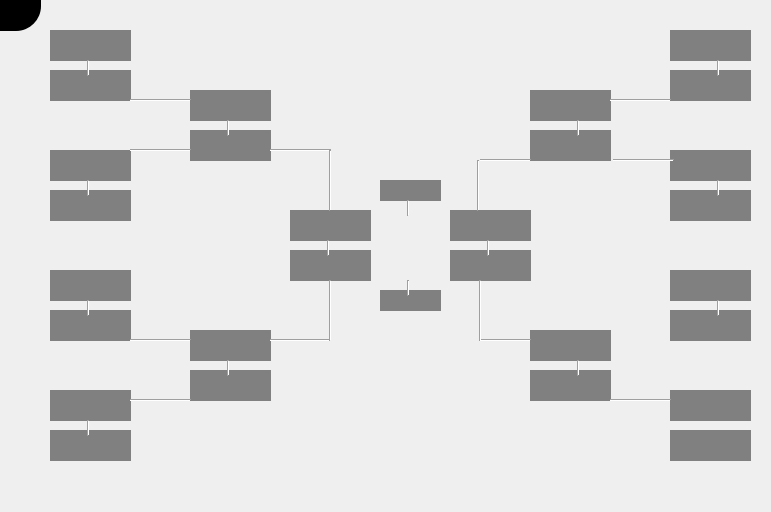
<?xml version="1.0" encoding="UTF-8"?>
<ui version="4.0">
 <class>Form</class>
 <widget class="QWidget" name="Form">
  <property name="geometry">
   <rect>
    <x>0</x>
    <y>0</y>
    <width>771</width>
    <height>512</height>
   </rect>
  </property>
  <property name="windowTitle">
   <string>Form</string>
  </property>
  <widget class="QLabel" name="label">
   <property name="geometry">
    <rect>
     <x>50</x>
     <y>30</y>
     <width>81</width>
     <height>31</height>
    </rect>
   </property>
   <property name="styleSheet">
    <string notr="true">background-color:gray;</string>
   </property>
   <property name="text">
    <string/>
   </property>
  </widget>
  <widget class="QLabel" name="label_2">
   <property name="geometry">
    <rect>
     <x>50</x>
     <y>150</y>
     <width>81</width>
     <height>31</height>
    </rect>
   </property>
   <property name="styleSheet">
    <string notr="true">background-color:gray;</string>
   </property>
   <property name="text">
    <string/>
   </property>
  </widget>
  <widget class="QLabel" name="label_3">
   <property name="geometry">
    <rect>
     <x>50</x>
     <y>190</y>
     <width>81</width>
     <height>31</height>
    </rect>
   </property>
   <property name="styleSheet">
    <string notr="true">background-color:gray;</string>
   </property>
   <property name="text">
    <string/>
   </property>
  </widget>
  <widget class="QLabel" name="label_4">
   <property name="geometry">
    <rect>
     <x>50</x>
     <y>70</y>
     <width>81</width>
     <height>31</height>
    </rect>
   </property>
   <property name="styleSheet">
    <string notr="true">background-color:gray;</string>
   </property>
   <property name="text">
    <string/>
   </property>
  </widget>
  <widget class="QLabel" name="label_5">
   <property name="geometry">
    <rect>
     <x>50</x>
     <y>310</y>
     <width>81</width>
     <height>31</height>
    </rect>
   </property>
   <property name="styleSheet">
    <string notr="true">background-color:gray;</string>
   </property>
   <property name="text">
    <string/>
   </property>
  </widget>
  <widget class="QLabel" name="label_6">
   <property name="geometry">
    <rect>
     <x>50</x>
     <y>270</y>
     <width>81</width>
     <height>31</height>
    </rect>
   </property>
   <property name="styleSheet">
    <string notr="true">background-color:gray;</string>
   </property>
   <property name="text">
    <string/>
   </property>
  </widget>
  <widget class="QLabel" name="label_7">
   <property name="geometry">
    <rect>
     <x>50</x>
     <y>430</y>
     <width>81</width>
     <height>31</height>
    </rect>
   </property>
   <property name="styleSheet">
    <string notr="true">background-color:gray;</string>
   </property>
   <property name="text">
    <string/>
   </property>
  </widget>
  <widget class="QLabel" name="label_8">
   <property name="geometry">
    <rect>
     <x>50</x>
     <y>390</y>
     <width>81</width>
     <height>31</height>
    </rect>
   </property>
   <property name="styleSheet">
    <string notr="true">background-color:gray;</string>
   </property>
   <property name="text">
    <string/>
   </property>
  </widget>
  <widget class="QLabel" name="label_9">
   <property name="geometry">
    <rect>
     <x>670</x>
     <y>430</y>
     <width>81</width>
     <height>31</height>
    </rect>
   </property>
   <property name="styleSheet">
    <string notr="true">background-color:gray;</string>
   </property>
   <property name="text">
    <string/>
   </property>
  </widget>
  <widget class="QLabel" name="label_10">
   <property name="geometry">
    <rect>
     <x>670</x>
     <y>390</y>
     <width>81</width>
     <height>31</height>
    </rect>
   </property>
   <property name="styleSheet">
    <string notr="true">background-color:gray;</string>
   </property>
   <property name="text">
    <string/>
   </property>
  </widget>
  <widget class="QLabel" name="label_11">
   <property name="geometry">
    <rect>
     <x>670</x>
     <y>70</y>
     <width>81</width>
     <height>31</height>
    </rect>
   </property>
   <property name="styleSheet">
    <string notr="true">background-color:gray;</string>
   </property>
   <property name="text">
    <string/>
   </property>
  </widget>
  <widget class="QLabel" name="label_12">
   <property name="geometry">
    <rect>
     <x>670</x>
     <y>150</y>
     <width>81</width>
     <height>31</height>
    </rect>
   </property>
   <property name="styleSheet">
    <string notr="true">background-color:gray;</string>
   </property>
   <property name="text">
    <string/>
   </property>
  </widget>
  <widget class="QLabel" name="label_13">
   <property name="geometry">
    <rect>
     <x>670</x>
     <y>310</y>
     <width>81</width>
     <height>31</height>
    </rect>
   </property>
   <property name="styleSheet">
    <string notr="true">background-color:gray;</string>
   </property>
   <property name="text">
    <string/>
   </property>
  </widget>
  <widget class="QLabel" name="label_14">
   <property name="geometry">
    <rect>
     <x>670</x>
     <y>270</y>
     <width>81</width>
     <height>31</height>
    </rect>
   </property>
   <property name="styleSheet">
    <string notr="true">background-color:gray;</string>
   </property>
   <property name="text">
    <string/>
   </property>
  </widget>
  <widget class="QLabel" name="label_15">
   <property name="geometry">
    <rect>
     <x>670</x>
     <y>30</y>
     <width>81</width>
     <height>31</height>
    </rect>
   </property>
   <property name="styleSheet">
    <string notr="true">background-color:gray;</string>
   </property>
   <property name="text">
    <string/>
   </property>
  </widget>
  <widget class="QLabel" name="label_16">
   <property name="geometry">
    <rect>
     <x>670</x>
     <y>190</y>
     <width>81</width>
     <height>31</height>
    </rect>
   </property>
   <property name="styleSheet">
    <string notr="true">background-color:gray;</string>
   </property>
   <property name="text">
    <string/>
   </property>
  </widget>
  <widget class="QLabel" name="label_17">
   <property name="geometry">
    <rect>
     <x>190</x>
     <y>90</y>
     <width>81</width>
     <height>31</height>
    </rect>
   </property>
   <property name="styleSheet">
    <string notr="true">background-color:gray;</string>
   </property>
   <property name="text">
    <string/>
   </property>
  </widget>
  <widget class="QLabel" name="label_18">
   <property name="geometry">
    <rect>
     <x>190</x>
     <y>130</y>
     <width>81</width>
     <height>31</height>
    </rect>
   </property>
   <property name="styleSheet">
    <string notr="true">background-color:gray;</string>
   </property>
   <property name="text">
    <string/>
   </property>
  </widget>
  <widget class="QLabel" name="label_19">
   <property name="geometry">
    <rect>
     <x>190</x>
     <y>370</y>
     <width>81</width>
     <height>31</height>
    </rect>
   </property>
   <property name="styleSheet">
    <string notr="true">background-color:gray;</string>
   </property>
   <property name="text">
    <string/>
   </property>
  </widget>
  <widget class="QLabel" name="label_20">
   <property name="geometry">
    <rect>
     <x>190</x>
     <y>330</y>
     <width>81</width>
     <height>31</height>
    </rect>
   </property>
   <property name="styleSheet">
    <string notr="true">background-color:gray;</string>
   </property>
   <property name="text">
    <string/>
   </property>
  </widget>
  <widget class="QLabel" name="label_21">
   <property name="geometry">
    <rect>
     <x>530</x>
     <y>370</y>
     <width>81</width>
     <height>31</height>
    </rect>
   </property>
   <property name="styleSheet">
    <string notr="true">background-color:gray;</string>
   </property>
   <property name="text">
    <string/>
   </property>
  </widget>
  <widget class="QLabel" name="label_22">
   <property name="geometry">
    <rect>
     <x>530</x>
     <y>330</y>
     <width>81</width>
     <height>31</height>
    </rect>
   </property>
   <property name="styleSheet">
    <string notr="true">background-color:gray;</string>
   </property>
   <property name="text">
    <string/>
   </property>
  </widget>
  <widget class="QLabel" name="label_23">
   <property name="geometry">
    <rect>
     <x>530</x>
     <y>130</y>
     <width>81</width>
     <height>31</height>
    </rect>
   </property>
   <property name="styleSheet">
    <string notr="true">background-color:gray;</string>
   </property>
   <property name="text">
    <string/>
   </property>
  </widget>
  <widget class="QLabel" name="label_24">
   <property name="geometry">
    <rect>
     <x>530</x>
     <y>90</y>
     <width>81</width>
     <height>31</height>
    </rect>
   </property>
   <property name="styleSheet">
    <string notr="true">background-color:gray;</string>
   </property>
   <property name="text">
    <string/>
   </property>
  </widget>
  <widget class="QLabel" name="label_25">
   <property name="geometry">
    <rect>
     <x>450</x>
     <y>250</y>
     <width>81</width>
     <height>31</height>
    </rect>
   </property>
   <property name="styleSheet">
    <string notr="true">background-color:gray;</string>
   </property>
   <property name="text">
    <string/>
   </property>
  </widget>
  <widget class="QLabel" name="label_26">
   <property name="geometry">
    <rect>
     <x>450</x>
     <y>210</y>
     <width>81</width>
     <height>31</height>
    </rect>
   </property>
   <property name="styleSheet">
    <string notr="true">background-color:gray;</string>
   </property>
   <property name="text">
    <string/>
   </property>
  </widget>
  <widget class="QLabel" name="label_27">
   <property name="geometry">
    <rect>
     <x>290</x>
     <y>210</y>
     <width>81</width>
     <height>31</height>
    </rect>
   </property>
   <property name="styleSheet">
    <string notr="true">background-color:gray;</string>
   </property>
   <property name="text">
    <string/>
   </property>
  </widget>
  <widget class="QLabel" name="label_28">
   <property name="geometry">
    <rect>
     <x>290</x>
     <y>250</y>
     <width>81</width>
     <height>31</height>
    </rect>
   </property>
   <property name="styleSheet">
    <string notr="true">background-color:gray;</string>
   </property>
   <property name="text">
    <string/>
   </property>
  </widget>
  <widget class="QLabel" name="label_29">
   <property name="geometry">
    <rect>
     <x>380</x>
     <y>210</y>
     <width>61</width>
     <height>71</height>
    </rect>
   </property>
   <property name="text">
    <string/>
   </property>
   <property name="pixmap">
    <pixmap>../images/trophy.jpg</pixmap>
   </property>
   <property name="scaledContents">
    <bool>true</bool>
   </property>
  </widget>
  <widget class="QLabel" name="label_30">
   <property name="geometry">
    <rect>
     <x>380</x>
     <y>180</y>
     <width>61</width>
     <height>21</height>
    </rect>
   </property>
   <property name="styleSheet">
    <string notr="true">background-color:gray;</string>
   </property>
   <property name="text">
    <string/>
   </property>
  </widget>
  <widget class="QLabel" name="label_31">
   <property name="geometry">
    <rect>
     <x>380</x>
     <y>290</y>
     <width>61</width>
     <height>21</height>
    </rect>
   </property>
   <property name="styleSheet">
    <string notr="true">background-color:gray;</string>
   </property>
   <property name="text">
    <string/>
   </property>
  </widget>
  <widget class="QPushButton" name="pushButton_7">
   <property name="geometry">
    <rect>
     <x>0</x>
     <y>-40</y>
     <width>41</width>
     <height>41</height>
    </rect>
   </property>
   <property name="mouseTracking">
    <bool>true</bool>
   </property>
   <property name="styleSheet">
    <string notr="true">
QPushButton {
background-color:rgba(0,0,0,500);
  color: #ffffff;
  border: 1px solid grayrgb(50, 50, 50);

  font-size: 12px;
  font-weight: bold;



  border-bottom-right-radius: 25px;
  transition: all 0.3s ease-in-out;
}

QPushButton:hover {
  background-color: #555555;
  box-shadow: 0 0 20px #ffffff;  /* increased shadow size */
  transform: scale(1.1);  /* increased hover effect */
}

</string>
   </property>
   <property name="text">
    <string/>
   </property>
   <property name="icon">
    <iconset>
     <normaloff>../images/back1.png</normaloff>../images/back1.png</iconset>
   </property>
   <property name="iconSize">
    <size>
     <width>20</width>
     <height>20</height>
    </size>
   </property>
  </widget>
  <widget class="Line" name="line">
   <property name="geometry">
    <rect>
     <x>130</x>
     <y>90</y>
     <width>61</width>
     <height>20</height>
    </rect>
   </property>
   <property name="orientation">
    <enum>Qt::Horizontal</enum>
   </property>
  </widget>
  <widget class="Line" name="line_2">
   <property name="geometry">
    <rect>
     <x>130</x>
     <y>140</y>
     <width>61</width>
     <height>20</height>
    </rect>
   </property>
   <property name="orientation">
    <enum>Qt::Horizontal</enum>
   </property>
  </widget>
  <widget class="Line" name="line_3">
   <property name="geometry">
    <rect>
     <x>80</x>
     <y>60</y>
     <width>16</width>
     <height>16</height>
    </rect>
   </property>
   <property name="orientation">
    <enum>Qt::Vertical</enum>
   </property>
  </widget>
  <widget class="Line" name="line_4">
   <property name="geometry">
    <rect>
     <x>220</x>
     <y>120</y>
     <width>16</width>
     <height>16</height>
    </rect>
   </property>
   <property name="orientation">
    <enum>Qt::Vertical</enum>
   </property>
  </widget>
  <widget class="Line" name="line_5">
   <property name="geometry">
    <rect>
     <x>80</x>
     <y>180</y>
     <width>16</width>
     <height>16</height>
    </rect>
   </property>
   <property name="orientation">
    <enum>Qt::Vertical</enum>
   </property>
  </widget>
  <widget class="Line" name="line_6">
   <property name="geometry">
    <rect>
     <x>80</x>
     <y>300</y>
     <width>16</width>
     <height>16</height>
    </rect>
   </property>
   <property name="orientation">
    <enum>Qt::Vertical</enum>
   </property>
  </widget>
  <widget class="Line" name="line_7">
   <property name="geometry">
    <rect>
     <x>220</x>
     <y>360</y>
     <width>16</width>
     <height>16</height>
    </rect>
   </property>
   <property name="orientation">
    <enum>Qt::Vertical</enum>
   </property>
  </widget>
  <widget class="Line" name="line_8">
   <property name="geometry">
    <rect>
     <x>320</x>
     <y>240</y>
     <width>16</width>
     <height>16</height>
    </rect>
   </property>
   <property name="orientation">
    <enum>Qt::Vertical</enum>
   </property>
  </widget>
  <widget class="Line" name="line_9">
   <property name="geometry">
    <rect>
     <x>400</x>
     <y>200</y>
     <width>16</width>
     <height>16</height>
    </rect>
   </property>
   <property name="orientation">
    <enum>Qt::Vertical</enum>
   </property>
  </widget>
  <widget class="Line" name="line_10">
   <property name="geometry">
    <rect>
     <x>400</x>
     <y>280</y>
     <width>16</width>
     <height>16</height>
    </rect>
   </property>
   <property name="orientation">
    <enum>Qt::Vertical</enum>
   </property>
  </widget>
  <widget class="Line" name="line_11">
   <property name="geometry">
    <rect>
     <x>480</x>
     <y>240</y>
     <width>16</width>
     <height>16</height>
    </rect>
   </property>
   <property name="orientation">
    <enum>Qt::Vertical</enum>
   </property>
  </widget>
  <widget class="Line" name="line_12">
   <property name="geometry">
    <rect>
     <x>570</x>
     <y>120</y>
     <width>16</width>
     <height>16</height>
    </rect>
   </property>
   <property name="orientation">
    <enum>Qt::Vertical</enum>
   </property>
  </widget>
  <widget class="Line" name="line_13">
   <property name="geometry">
    <rect>
     <x>570</x>
     <y>360</y>
     <width>16</width>
     <height>16</height>
    </rect>
   </property>
   <property name="orientation">
    <enum>Qt::Vertical</enum>
   </property>
  </widget>
  <widget class="Line" name="line_14">
   <property name="geometry">
    <rect>
     <x>710</x>
     <y>60</y>
     <width>16</width>
     <height>16</height>
    </rect>
   </property>
   <property name="orientation">
    <enum>Qt::Vertical</enum>
   </property>
  </widget>
  <widget class="Line" name="line_15">
   <property name="geometry">
    <rect>
     <x>710</x>
     <y>180</y>
     <width>16</width>
     <height>16</height>
    </rect>
   </property>
   <property name="orientation">
    <enum>Qt::Vertical</enum>
   </property>
  </widget>
  <widget class="Line" name="line_16">
   <property name="geometry">
    <rect>
     <x>710</x>
     <y>300</y>
     <width>16</width>
     <height>16</height>
    </rect>
   </property>
   <property name="orientation">
    <enum>Qt::Vertical</enum>
   </property>
  </widget>
  <widget class="Line" name="line_17">
   <property name="geometry">
    <rect>
     <x>610</x>
     <y>90</y>
     <width>61</width>
     <height>20</height>
    </rect>
   </property>
   <property name="orientation">
    <enum>Qt::Horizontal</enum>
   </property>
  </widget>
  <widget class="Line" name="line_18">
   <property name="geometry">
    <rect>
     <x>613</x>
     <y>150</y>
     <width>61</width>
     <height>20</height>
    </rect>
   </property>
   <property name="orientation">
    <enum>Qt::Horizontal</enum>
   </property>
  </widget>
  <widget class="Line" name="line_19">
   <property name="geometry">
    <rect>
     <x>480</x>
     <y>330</y>
     <width>51</width>
     <height>20</height>
    </rect>
   </property>
   <property name="orientation">
    <enum>Qt::Horizontal</enum>
   </property>
  </widget>
  <widget class="Line" name="line_20">
   <property name="geometry">
    <rect>
     <x>610</x>
     <y>390</y>
     <width>61</width>
     <height>20</height>
    </rect>
   </property>
   <property name="orientation">
    <enum>Qt::Horizontal</enum>
   </property>
  </widget>
  <widget class="Line" name="line_21">
   <property name="geometry">
    <rect>
     <x>480</x>
     <y>150</y>
     <width>51</width>
     <height>20</height>
    </rect>
   </property>
   <property name="orientation">
    <enum>Qt::Horizontal</enum>
   </property>
  </widget>
  <widget class="Line" name="line_22">
   <property name="geometry">
    <rect>
     <x>470</x>
     <y>160</y>
     <width>16</width>
     <height>51</height>
    </rect>
   </property>
   <property name="orientation">
    <enum>Qt::Vertical</enum>
   </property>
  </widget>
  <widget class="Line" name="line_23">
   <property name="geometry">
    <rect>
     <x>470</x>
     <y>280</y>
     <width>20</width>
     <height>61</height>
    </rect>
   </property>
   <property name="orientation">
    <enum>Qt::Vertical</enum>
   </property>
  </widget>
  <widget class="Line" name="line_24">
   <property name="geometry">
    <rect>
     <x>130</x>
     <y>330</y>
     <width>61</width>
     <height>20</height>
    </rect>
   </property>
   <property name="orientation">
    <enum>Qt::Horizontal</enum>
   </property>
  </widget>
  <widget class="Line" name="line_25">
   <property name="geometry">
    <rect>
     <x>130</x>
     <y>390</y>
     <width>61</width>
     <height>20</height>
    </rect>
   </property>
   <property name="orientation">
    <enum>Qt::Horizontal</enum>
   </property>
  </widget>
  <widget class="Line" name="line_26">
   <property name="geometry">
    <rect>
     <x>270</x>
     <y>330</y>
     <width>61</width>
     <height>20</height>
    </rect>
   </property>
   <property name="orientation">
    <enum>Qt::Horizontal</enum>
   </property>
  </widget>
  <widget class="Line" name="line_27">
   <property name="geometry">
    <rect>
     <x>270</x>
     <y>140</y>
     <width>61</width>
     <height>20</height>
    </rect>
   </property>
   <property name="orientation">
    <enum>Qt::Horizontal</enum>
   </property>
  </widget>
  <widget class="Line" name="line_28">
   <property name="geometry">
    <rect>
     <x>80</x>
     <y>420</y>
     <width>16</width>
     <height>16</height>
    </rect>
   </property>
   <property name="orientation">
    <enum>Qt::Vertical</enum>
   </property>
  </widget>
  <widget class="Line" name="line_29">
   <property name="geometry">
    <rect>
     <x>320</x>
     <y>280</y>
     <width>20</width>
     <height>61</height>
    </rect>
   </property>
   <property name="orientation">
    <enum>Qt::Vertical</enum>
   </property>
  </widget>
  <widget class="Line" name="line_30">
   <property name="geometry">
    <rect>
     <x>320</x>
     <y>150</y>
     <width>20</width>
     <height>61</height>
    </rect>
   </property>
   <property name="orientation">
    <enum>Qt::Vertical</enum>
   </property>
  </widget>
  <widget class="QLabel" name="label_32">
   <property name="geometry">
    <rect>
     <x>0</x>
     <y>-40</y>
     <width>771</width>
     <height>521</height>
    </rect>
   </property>
   <property name="text">
    <string/>
   </property>
   <property name="pixmap">
    <pixmap>../images/ppp.jpg</pixmap>
   </property>
   <property name="scaledContents">
    <bool>true</bool>
   </property>
  </widget>
  <widget class="QPushButton" name="pushButton_8">
   <property name="geometry">
    <rect>
     <x>0</x>
     <y>-10</y>
     <width>41</width>
     <height>41</height>
    </rect>
   </property>
   <property name="mouseTracking">
    <bool>true</bool>
   </property>
   <property name="styleSheet">
    <string notr="true">
QPushButton {
background-color:rgba(0,0,0,500);
  color: #ffffff;
  border: 1px solid grayrgb(50, 50, 50);

  font-size: 12px;
  font-weight: bold;



  border-bottom-right-radius: 25px;
  transition: all 0.3s ease-in-out;
}

QPushButton:hover {
  background-color: #555555;
  box-shadow: 0 0 20px #ffffff;  /* increased shadow size */
  transform: scale(1.1);  /* increased hover effect */
}

</string>
   </property>
   <property name="text">
    <string/>
   </property>
   <property name="icon">
    <iconset>
     <normaloff>../images/back1.png</normaloff>../images/back1.png</iconset>
   </property>
   <property name="iconSize">
    <size>
     <width>20</width>
     <height>20</height>
    </size>
   </property>
  </widget>
  <zorder>label_32</zorder>
  <zorder>label</zorder>
  <zorder>label_2</zorder>
  <zorder>label_3</zorder>
  <zorder>label_4</zorder>
  <zorder>label_5</zorder>
  <zorder>label_6</zorder>
  <zorder>label_7</zorder>
  <zorder>label_8</zorder>
  <zorder>label_9</zorder>
  <zorder>label_10</zorder>
  <zorder>label_11</zorder>
  <zorder>label_12</zorder>
  <zorder>label_13</zorder>
  <zorder>label_14</zorder>
  <zorder>label_15</zorder>
  <zorder>label_16</zorder>
  <zorder>label_17</zorder>
  <zorder>label_18</zorder>
  <zorder>label_19</zorder>
  <zorder>label_20</zorder>
  <zorder>label_21</zorder>
  <zorder>label_22</zorder>
  <zorder>label_23</zorder>
  <zorder>label_24</zorder>
  <zorder>label_25</zorder>
  <zorder>label_26</zorder>
  <zorder>label_27</zorder>
  <zorder>label_28</zorder>
  <zorder>label_29</zorder>
  <zorder>label_30</zorder>
  <zorder>label_31</zorder>
  <zorder>pushButton_7</zorder>
  <zorder>line</zorder>
  <zorder>line_2</zorder>
  <zorder>line_3</zorder>
  <zorder>line_4</zorder>
  <zorder>line_5</zorder>
  <zorder>line_6</zorder>
  <zorder>line_7</zorder>
  <zorder>line_8</zorder>
  <zorder>line_9</zorder>
  <zorder>line_10</zorder>
  <zorder>line_11</zorder>
  <zorder>line_12</zorder>
  <zorder>line_13</zorder>
  <zorder>line_14</zorder>
  <zorder>line_15</zorder>
  <zorder>line_16</zorder>
  <zorder>line_17</zorder>
  <zorder>line_18</zorder>
  <zorder>line_19</zorder>
  <zorder>line_20</zorder>
  <zorder>line_21</zorder>
  <zorder>line_22</zorder>
  <zorder>line_23</zorder>
  <zorder>line_24</zorder>
  <zorder>line_25</zorder>
  <zorder>line_26</zorder>
  <zorder>line_27</zorder>
  <zorder>line_28</zorder>
  <zorder>line_29</zorder>
  <zorder>line_30</zorder>
  <zorder>pushButton_8</zorder>
 </widget>
 <resources/>
 <connections/>
</ui>
